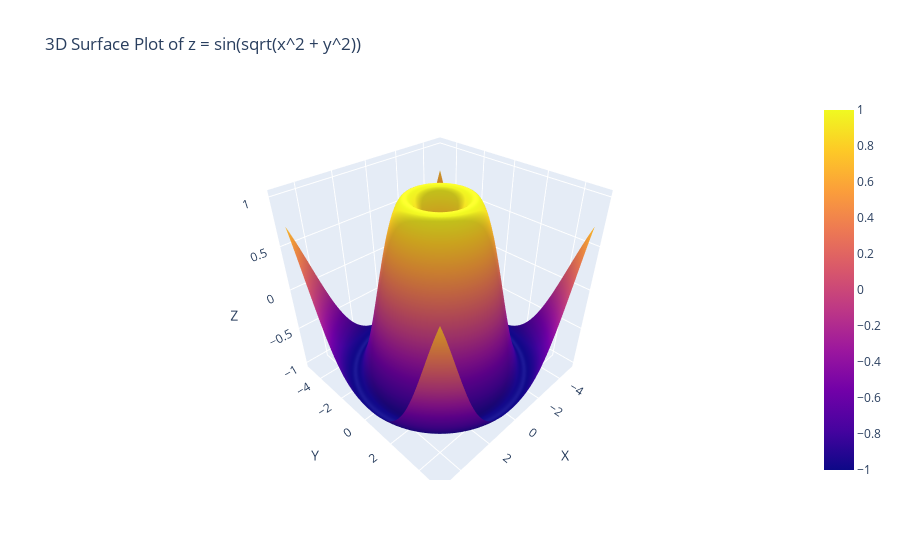

The notebook cell this image was saved under:
### Code cell
# 4. Using the given x and y data, generate a 3D surface plot to visualize the function z = sin(x² + y²)
# x= np.linspace (-5, 5, 100)
# y = np.linspace(-5, 5, 100)
# x, y np.meshgrid(x, y)
# znp.sin(np.sqrt(x*2 + y*2))

# data = {
#     'X': x.flatten(),
#     'Y': y.flatten(),
#     'Z': z.flatten()
# } 
# df pd. DataFrame (data)


# Answer:-



import numpy as np
import pandas as pd
import plotly.graph_objects as go

# Generate Data
x = np.linspace(-5, 5, 100)
y = np.linspace(-5, 5, 100)
x, y = np.meshgrid(x, y)
z = np.sin(np.sqrt(x**2 + y**2))

# Create DataFrame
data = {
    'X': x.flatten(),
    'Y': y.flatten(),
    'Z': z.flatten()
}
df = pd.DataFrame(data)

# Create 3D Surface Plot
fig = go.Figure()
fig.add_trace(go.Surface(x=x,y=y,z=z))
fig.update_layout(title='3D Surface Plot of z = sin(sqrt(x^2 + y^2))',scene=dict(xaxis_title='X', yaxis_title='Y', zaxis_title='Z'))
fig.show()

### Figure 1 — Plotly figure (JSON) as saved in the notebook; plotly's stock layout.template omitted (floating-point values rounded to 4 significant figures; data arrays with more than 128 entries replaced by an {"elided": "..."} marker saying what was removed)
{"data": [{"type": "surface", "x": {"elided": "100x100 float values"}, "y": {"elided": "100x100 float values"}, "z": {"elided": "100x100 float values"}}], "layout": {"scene": {"xaxis": {"title": {"text": "X"}}, "yaxis": {"title": {"text": "Y"}}, "zaxis": {"title": {"text": "Z"}}}, "title": {"text": "3D Surface Plot of z = sin(sqrt(x^2 + y^2))"}}}
